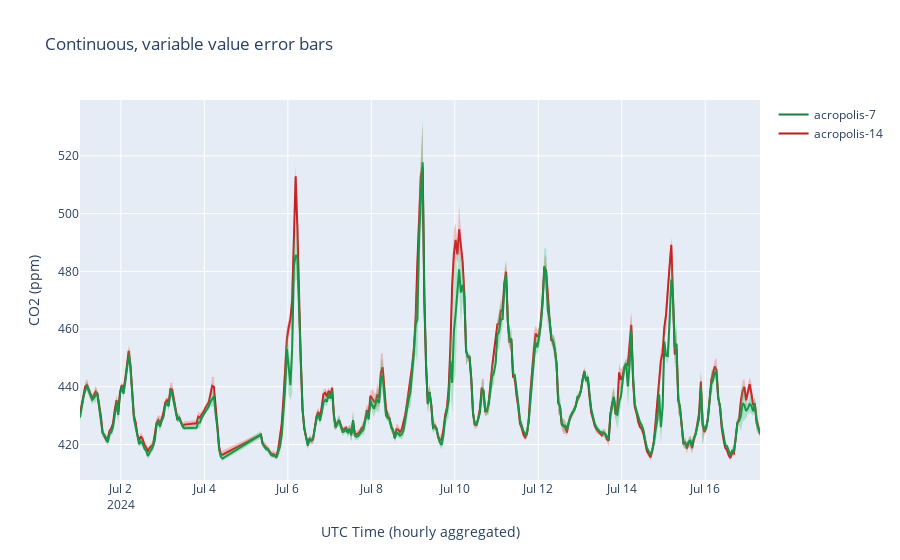

Notebook code for this chart:
### Code cell
start_date = datetime(2024, 7, 1, 0, 0, 0).replace(tzinfo=timezone.utc)
end_date = datetime(2024, 7, 30, 23, 59, 59).replace(tzinfo=timezone.utc)

def create_figure(df, system_name:str, start_date, end_date, color:Literal["red", "blue", "green"]):
    
    df_plot = df.filter(pl.col("#Datetime").is_between(start_date, end_date)) \
        .filter(pl.col("sys_name_short")==system_name) \
        .with_columns(upper = pl.col("co2") + pl.col("Stdev"),
                    lower = pl.col("co2") - pl.col("Stdev"))
    
    
    if color=='red':
        color_set = ('#b91c1c', 'rgba(239, 68, 68, 0.3)')
    if color=='blue':
        color_set = ('#1d4ed8','rgba(59, 131, 246, 0.3)')
    if color=='green':
        color_set = ('#15803d','rgba(34, 197, 94, 0.3)')
    
    return [
        go.Scatter(
            name=system_name,
            x=df_plot["#Datetime"],
            y=df_plot["co2"],
            mode='lines',
            line=dict(color=color_set[0]),
        ),
        go.Scatter(
            name='Upper Bound',
            x=df_plot["#Datetime"],
            y=df_plot["upper"],
            mode='lines',
            marker=dict(color=color_set[1]),
            line=dict(width=0),
            showlegend=False
        ),
        go.Scatter(
            name='Lower Bound',
            x=df_plot["#Datetime"],
            y=df_plot["lower"],
            marker=dict(color=color_set[1]),
            line=dict(width=0),
            mode='lines',
            fillcolor=color_set[1],
            fill='tonexty',
            showlegend=False
        )
    ]
  
figures = create_figure(df_1_h_despiked, "acropolis-14", start_date, end_date, color="red") \
    + create_figure(df_1_h_despiked, "acropolis-7", start_date, end_date, color="green") \
    #+ create_figure(df_1_h_despiked, "acropolis-6", start_date, end_date, color="blue")

fig = go.Figure(figures)
fig.update_layout(
    yaxis_title='CO2 (ppm)',
    xaxis_title='UTC Time (hourly aggregated)',
    title='Continuous, variable value error bars',
    hovermode="x"
)
fig.show()

### Figure 1 — Plotly figure (JSON) as saved in the notebook; plotly's stock layout.template omitted (floating-point values rounded to 4 significant figures; data arrays with more than 128 entries replaced by an {"elided": "..."} marker saying what was removed)
{"data": [{"line": {"color": "#b91c1c"}, "mode": "lines", "name": "acropolis-14", "type": "scatter", "x": {"elided": "364 str values"}, "y": {"elided": "364 float values"}}, {"line": {"width": 0}, "marker": {"color": "rgba(239, 68, 68, 0.3)"}, "mode": "lines", "name": "Upper Bound", "showlegend": false, "type": "scatter", "x": {"elided": "364 str values"}, "y": {"elided": "364 float values"}}, {"fill": "tonexty", "fillcolor": "rgba(239, 68, 68, 0.3)", "line": {"width": 0}, "marker": {"color": "rgba(239, 68, 68, 0.3)"}, "mode": "lines", "name": "Lower Bound", "showlegend": false, "type": "scatter", "x": {"elided": "364 str values"}, "y": {"elided": "364 float values"}}, {"line": {"color": "#15803d"}, "mode": "lines", "name": "acropolis-7", "type": "scatter", "x": {"elided": "364 str values"}, "y": {"elided": "364 float values"}}, {"line": {"width": 0}, "marker": {"color": "rgba(34, 197, 94, 0.3)"}, "mode": "lines", "name": "Upper Bound", "showlegend": false, "type": "scatter", "x": {"elided": "364 str values"}, "y": {"elided": "364 float values"}}, {"fill": "tonexty", "fillcolor": "rgba(34, 197, 94, 0.3)", "line": {"width": 0}, "marker": {"color": "rgba(34, 197, 94, 0.3)"}, "mode": "lines", "name": "Lower Bound", "showlegend": false, "type": "scatter", "x": {"elided": "364 str values"}, "y": {"elided": "364 float values"}}], "layout": {"hovermode": "x", "title": {"text": "Continuous, variable value error bars"}, "xaxis": {"title": {"text": "UTC Time (hourly aggregated)"}}, "yaxis": {"title": {"text": "CO2 (ppm)"}}}}
